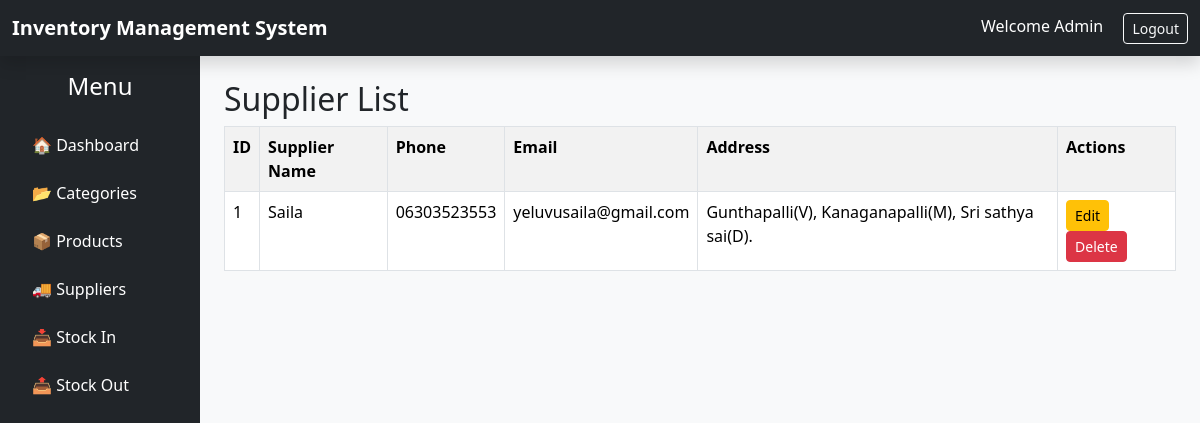
Screenshot of /supplier/list/ with the database file from the repository.
### inventory/models.py (models this page shows, shortened)
class Supplier(models.Model):
    supplier_name = models.CharField(max_length=100)
    phone = models.CharField(max_length=15)
    email = models.EmailField()
    address = models.TextField()

### inventory/views.py (the view)
# urls.py: path('supplier/list/',views.supplier_list,name='supplier_list'),
def supplier_list(request):
    suppliers = Supplier.objects.all()
    return render(
        request,
        'inventory/supplier_list.html',
        {'suppliers': suppliers}
    )

### inventory/templates/inventory/supplier_list.html
{% extends 'inventory/base.html' %}
{% block content %}
    <h2>Supplier List</h2>
    <table class="table table-bordered table-striped">
        <tr>
            <th>ID</th>
            <th>Supplier Name</th>
            <th>Phone</th>
            <th>Email</th>
            <th>Address</th>
            <th>Actions</th>
        </tr>
        {% for supplier in suppliers %}
        <tr>
            <td>{{ supplier.id }}</td>
            <td>{{ supplier.supplier_name }}</td>
            <td>{{ supplier.phone }}</td>
            <td>{{ supplier.email }}</td>
            <td>{{ supplier.address }}</td>
            <td>
                <a href="/supplier/update/{{supplier.id}}/"
                   class="btn btn-warning btn-sm">
                   Edit
                </a>
                <a href="/supplier/delete/{{supplier.id}}/"
                   class="btn btn-danger btn-sm">
                   Delete
                </a>
            </td>
        </tr>
        {% endfor %}
    </table>
{% endblock %}

### rows the page displays
Supplier: id "1", supplier_name "Saila", phone "06303523553", email "yeluvusaila@gmail.com", address "Gunthapalli(V), Kanaganapalli(M), Sri sathya sai(D)."
